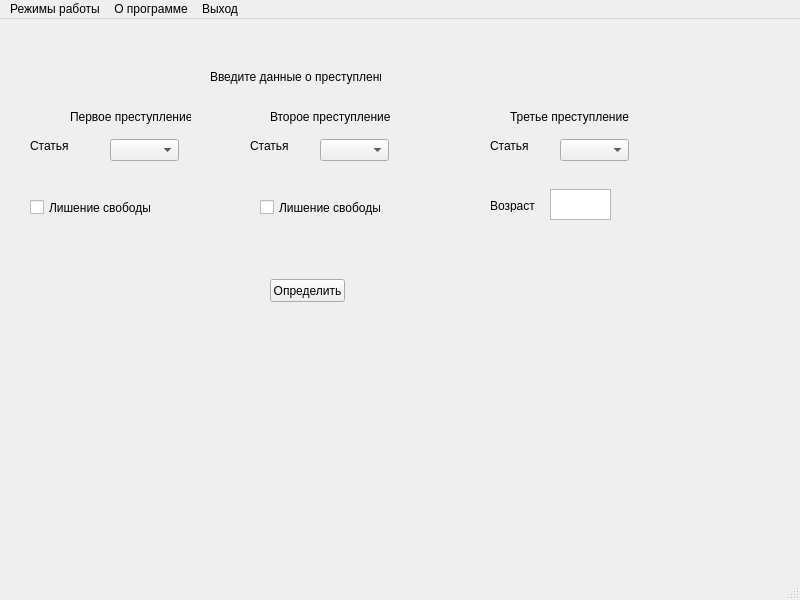
<?xml version="1.0" encoding="UTF-8"?>
<ui version="4.0">
 <class>MainWindow</class>
 <widget class="QMainWindow" name="MainWindow">
  <property name="geometry">
   <rect>
    <x>0</x>
    <y>0</y>
    <width>800</width>
    <height>600</height>
   </rect>
  </property>
  <property name="windowTitle">
   <string>MainWindow</string>
  </property>
  <widget class="QWidget" name="centralwidget">
   <widget class="QLabel" name="label">
    <property name="geometry">
     <rect>
      <x>210</x>
      <y>50</y>
      <width>171</width>
      <height>16</height>
     </rect>
    </property>
    <property name="text">
     <string>Введите данные о преступлении</string>
    </property>
   </widget>
   <widget class="QLabel" name="label_2">
    <property name="geometry">
     <rect>
      <x>70</x>
      <y>90</y>
      <width>121</width>
      <height>16</height>
     </rect>
    </property>
    <property name="text">
     <string>Первое преступление</string>
    </property>
   </widget>
   <widget class="QLabel" name="label_3">
    <property name="geometry">
     <rect>
      <x>270</x>
      <y>90</y>
      <width>121</width>
      <height>16</height>
     </rect>
    </property>
    <property name="text">
     <string>Второе преступление</string>
    </property>
   </widget>
   <widget class="QLabel" name="label_4">
    <property name="geometry">
     <rect>
      <x>490</x>
      <y>180</y>
      <width>47</width>
      <height>13</height>
     </rect>
    </property>
    <property name="text">
     <string>Возраст</string>
    </property>
   </widget>
   <widget class="QTextEdit" name="textEdit">
    <property name="geometry">
     <rect>
      <x>550</x>
      <y>170</y>
      <width>61</width>
      <height>31</height>
     </rect>
    </property>
   </widget>
   <widget class="QComboBox" name="comboBox">
    <property name="geometry">
     <rect>
      <x>110</x>
      <y>120</y>
      <width>69</width>
      <height>22</height>
     </rect>
    </property>
   </widget>
   <widget class="QComboBox" name="comboBox_2">
    <property name="geometry">
     <rect>
      <x>320</x>
      <y>120</y>
      <width>69</width>
      <height>22</height>
     </rect>
    </property>
   </widget>
   <widget class="QLabel" name="label_5">
    <property name="geometry">
     <rect>
      <x>30</x>
      <y>120</y>
      <width>47</width>
      <height>13</height>
     </rect>
    </property>
    <property name="text">
     <string>Статья</string>
    </property>
   </widget>
   <widget class="QLabel" name="label_6">
    <property name="geometry">
     <rect>
      <x>250</x>
      <y>120</y>
      <width>47</width>
      <height>13</height>
     </rect>
    </property>
    <property name="text">
     <string>Статья</string>
    </property>
   </widget>
   <widget class="QCheckBox" name="checkBox">
    <property name="geometry">
     <rect>
      <x>30</x>
      <y>180</y>
      <width>121</width>
      <height>17</height>
     </rect>
    </property>
    <property name="text">
     <string>Лишение свободы</string>
    </property>
   </widget>
   <widget class="QPushButton" name="pushButton">
    <property name="geometry">
     <rect>
      <x>270</x>
      <y>260</y>
      <width>75</width>
      <height>23</height>
     </rect>
    </property>
    <property name="text">
     <string>Определить</string>
    </property>
   </widget>
   <widget class="QLabel" name="label_7">
    <property name="geometry">
     <rect>
      <x>250</x>
      <y>340</y>
      <width>47</width>
      <height>13</height>
     </rect>
    </property>
    <property name="font">
     <font>
      <pointsize>16</pointsize>
      <weight>75</weight>
      <bold>true</bold>
     </font>
    </property>
    <property name="text">
     <string/>
    </property>
    <property name="textFormat">
     <enum>Qt::RichText</enum>
    </property>
   </widget>
   <widget class="QCheckBox" name="checkBox_2">
    <property name="geometry">
     <rect>
      <x>260</x>
      <y>180</y>
      <width>121</width>
      <height>17</height>
     </rect>
    </property>
    <property name="text">
     <string>Лишение свободы</string>
    </property>
   </widget>
   <widget class="QLabel" name="label_8">
    <property name="geometry">
     <rect>
      <x>510</x>
      <y>90</y>
      <width>121</width>
      <height>16</height>
     </rect>
    </property>
    <property name="text">
     <string>Третье преступление</string>
    </property>
   </widget>
   <widget class="QComboBox" name="comboBox_3">
    <property name="geometry">
     <rect>
      <x>560</x>
      <y>120</y>
      <width>69</width>
      <height>22</height>
     </rect>
    </property>
   </widget>
   <widget class="QLabel" name="label_9">
    <property name="geometry">
     <rect>
      <x>490</x>
      <y>120</y>
      <width>47</width>
      <height>13</height>
     </rect>
    </property>
    <property name="text">
     <string>Статья</string>
    </property>
   </widget>
  </widget>
  <widget class="QMenuBar" name="menubar">
   <property name="geometry">
    <rect>
     <x>0</x>
     <y>0</y>
     <width>800</width>
     <height>21</height>
    </rect>
   </property>
   <widget class="QMenu" name="menu_1_0">
    <property name="title">
     <string>Режимы работы</string>
    </property>
    <addaction name="action"/>
    <addaction name="action_B"/>
    <addaction name="action_C"/>
   </widget>
   <widget class="QMenu" name="menu">
    <property name="title">
     <string>О программе</string>
    </property>
   </widget>
   <widget class="QMenu" name="menu_2">
    <property name="title">
     <string>Выход</string>
    </property>
   </widget>
   <addaction name="menu_1_0"/>
   <addaction name="menu"/>
   <addaction name="menu_2"/>
  </widget>
  <widget class="QStatusBar" name="statusbar"/>
  <action name="action">
   <property name="text">
    <string>Режим А</string>
   </property>
  </action>
  <action name="action_B">
   <property name="text">
    <string>Режим B</string>
   </property>
  </action>
  <action name="action_C">
   <property name="text">
    <string>Режим C</string>
   </property>
  </action>
 </widget>
 <resources/>
 <connections/>
</ui>
